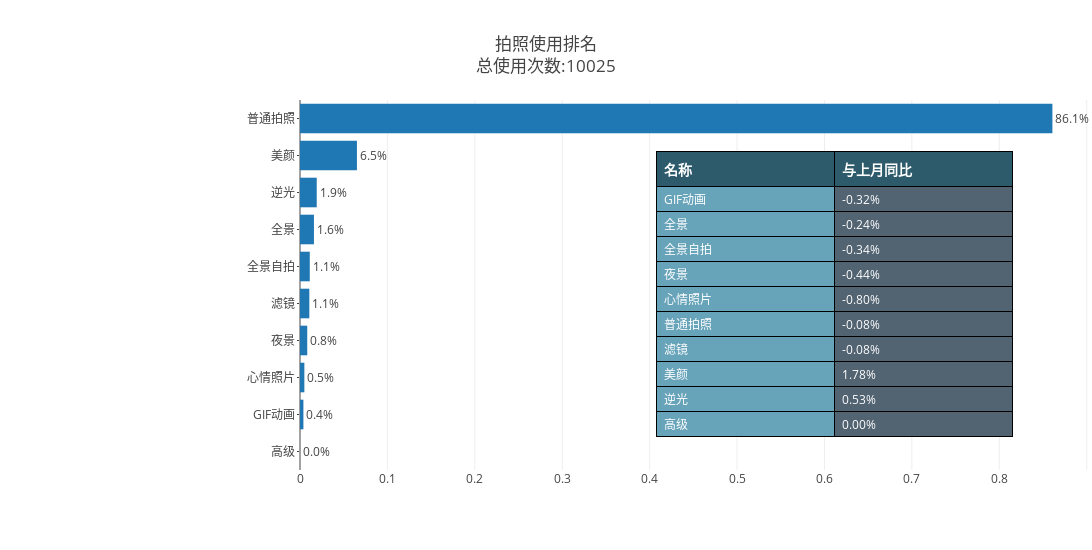

Write notebook code for a chart like this one.
### Code cell
draw_camera(cur_camera[0], last_camera[0], 550, 1200, '拍照使用排名<br>总使用次数:{}'.format(cur_camera[0].sum()))

### Figure 1 — Plotly figure (JSON) as saved in the notebook; plotly's stock layout.template omitted (floating-point values rounded to 4 significant figures)
{"data": [{"orientation": "h", "text": ["0.0%", "0.4%", "0.5%", "0.8%", "1.1%", "1.1%", "1.6%", "1.9%", "6.5%", "86.1%"], "textposition": "outside", "type": "bar", "x": [0, 0.00389, 0.004988, 0.008279, 0.01067, 0.01117, 0.01596, 0.01915, 0.06514, 0.8607], "y": ["高级", "GIF动画", "心情照片", "夜景", "滤镜", "全景自拍", "全景", "逆光", "美颜", "普通拍照"]}, {"cells": {"align": ["left", "left"], "fill": {"color": ["#68a4b9", "#526372"]}, "font": {"color": ["#FFFFFF", "#FFFFFF"], "size": 12}, "height": 25, "line": {"color": "#000000"}, "values": [["GIF动画", "全景", "全景自拍", "夜景", "心情照片", "普通拍照", "滤镜", "美颜", "逆光", "高级"], ["-0.32%", "-0.24%", "-0.34%", "-0.44%", "-0.80%", "-0.08%", "-0.08%", "1.78%", "0.53%", "0.00%"]]}, "columnorder": [0, 1], "columnwidth": [52, 52], "domain": {"x": [0.45, 0.9], "y": [0, 0.86]}, "header": {"align": ["left", "left"], "fill": {"color": "#2d5b6c"}, "font": {"color": ["#FFFFFF", "#FFFFFF"], "size": 14}, "height": 25, "line": {"color": "#000000"}, "values": [["<b>名称</b>"], ["<b>与上月同比</b>"]]}, "type": "table"}], "layout": {"height": 550, "margin": {"l": 300, "r": 0}, "title": "拍照使用排名<br>总使用次数:10025", "width": 1200, "yaxis": {"ticklen": 2}}}
